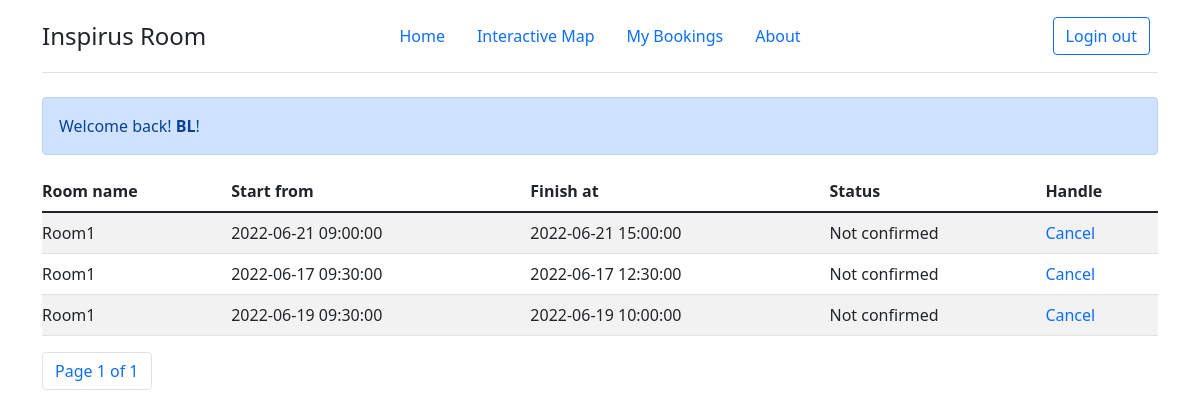
Page /booking/my_bookings (signed in) on the committed database.
### booking/models.py (models this page shows, shortened)
class Booking(models.Model):
    booking_id = models.AutoField(primary_key=True)
    name =  models.CharField(max_length=50)
    start_time =  models.CharField(max_length=50)
    end_time =  models.CharField(max_length=50)
    create_time =  models.CharField(max_length=50)
    confirm = models.BooleanField(default=False)
    student = models.ForeignKey(Student,on_delete=models.SET_NULL,null=True)
    room = models.ForeignKey(Room,on_delete=models.SET_NULL,null=True)

### booking/views.py (the view)
# urls.py: path('my_bookings', views.my_bookings, name='my_bookings'),
def my_bookings(request):
     student_id = None
     student_name = None
     try:
          student_id = request.session['student_id']
          student_name = request.session['student_name']
          bookings = Booking.objects.filter(student=Student.objects.get(student_id=student_id)).values("booking_id","room__name","start_time","end_time","confirm")
          paginator = Paginator(bookings, 20)
          page_number = request.GET.get('page')
          page_obj = paginator.get_page(page_number)
          return render(request, 'booking/my_bookings.html',{'page_obj':page_obj,'bookings':bookings,'student_id':student_id,'student_name':student_name})
     except:
          pass
     return render(request, 'booking/my_bookings.html',{'student_id':student_id,'student_name':student_name})

### booking/templates/booking/my_bookings.html (shortened to what this page needs)
{% extends 'booking/public/base.html' %}
{% block content  %}
<table class="table table-striped">
  <thead>
    <tr>
      <th scope="col">Room name</th>
      <th scope="col">Start from</th>
      <th scope="col">Finish at</th>
      <th scope="col">Status</th>
      <th scope="col">Handle</th>
    </tr>
  </thead>
  <tbody>
  {% for booking in page_obj %}
  <tr>
    <td>{{booking.room__name}}</td><td>{{booking.start_time}}</td><td>{{booking.end_time}}</td><td>{% if booking.confirm %} Confirmed {% else %} Not confirmed {% endif %}</td><td><a href="./cancel?id={{booking.booking_id}}">Cancel</a></td>
  </tr>
  {% endfor %}
  </tbody>
</table>
<nav aria-label="Page navigation example">
  <ul class="pagination">
      <li class="page-item" ><a class="page-link">Page {{ page_obj.number }} of {{ page_obj.paginator.num_pages }}</a></li>
  </ul>
</nav>
{% endblock %}

### booking/static/booking/style/customize.css (style rules this page uses)
a { text-decoration: none; }
.table>:not(caption)>*>* { padding: 0.5rem 0rem !important; }

### rows in the picture
Booking: room__name "Room1", start_time "2022-06-21 09:00:00", end_time "2022-06-21 15:00:00", confirm "Not confirmed"
Booking: room__name "Room1", start_time "2022-06-17 09:30:00", end_time "2022-06-17 12:30:00", confirm "Not confirmed"
Booking: room__name "Room1", start_time "2022-06-19 09:30:00", end_time "2022-06-19 10:00:00", confirm "Not confirmed"

### other values in the picture
{{ student_name }} "BL"
{{ page_obj.number }} "1"
{{ page_obj.paginator.num_pages }} "1"
